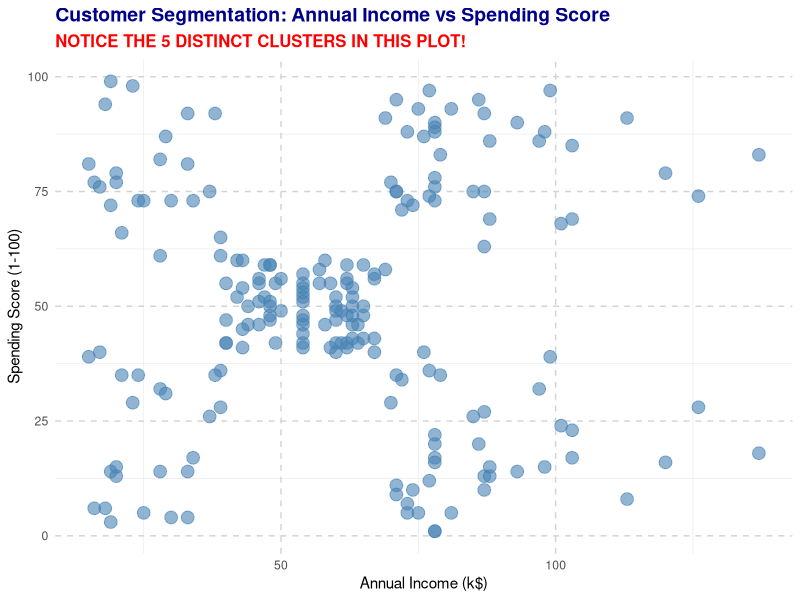
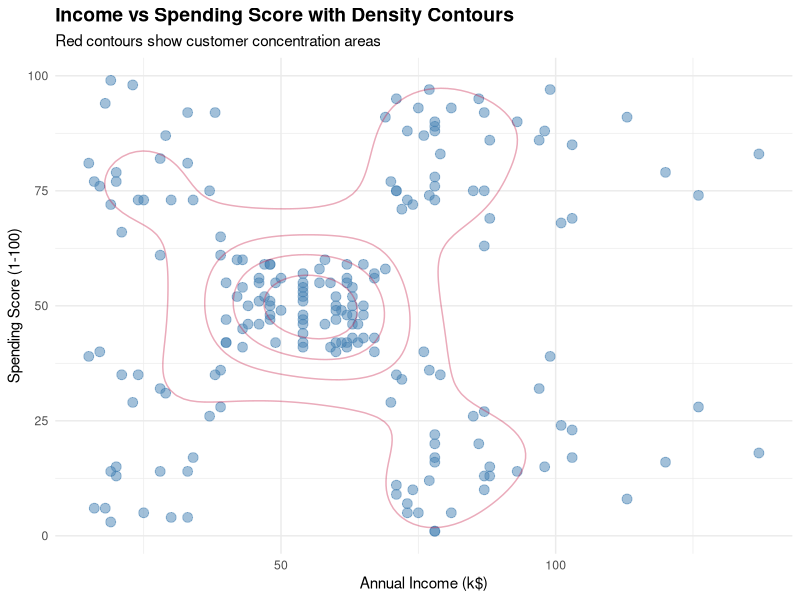
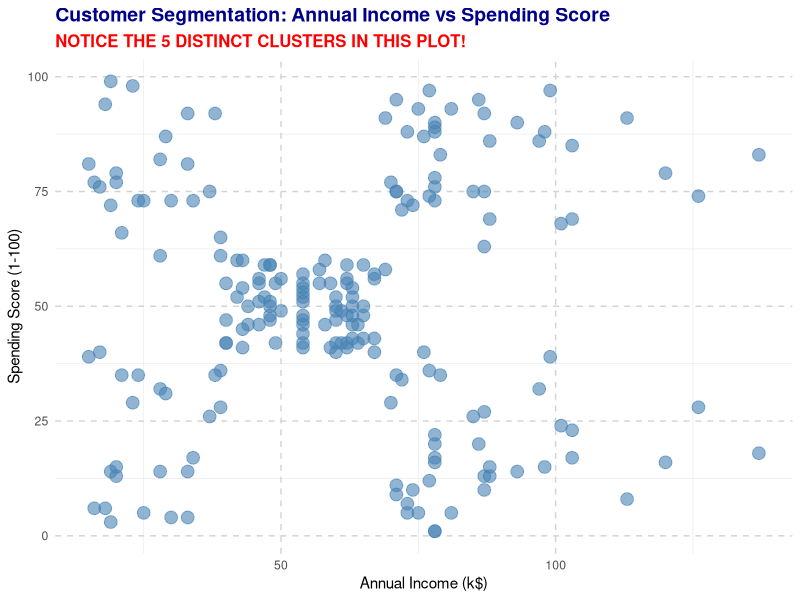
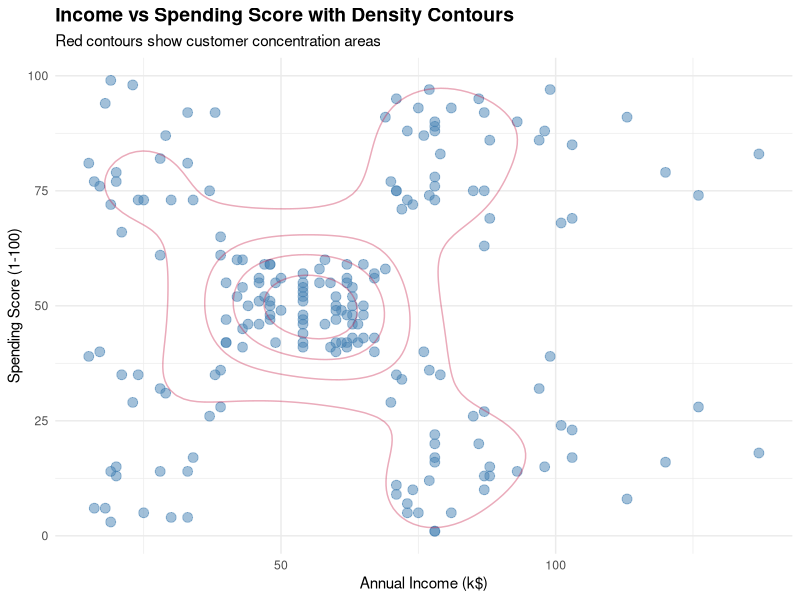

Write the R code that produced these figures, in order.
# ============================================
# TASK 2.6: BIVARIATE ANALYSIS - INCOME vs SPENDING
# THIS IS THE MOST IMPORTANT PLOT!
# ============================================

library(ggplot2)
library(tidyverse)

# Load data
df <- read.csv("data/cleaned/mall_customers_original.csv")

# ========== PLOT 1: SIMPLE SCATTER ==========
p1 <- ggplot(df, aes(x = Annual_Income, y = Spending_Score)) +
  geom_point(size = 4, alpha = 0.6, color = "steelblue") +
  labs(
    title = "Customer Segmentation: Annual Income vs Spending Score",
    x = "Annual Income (k$)",
    y = "Spending Score (1-100)",
    subtitle = "NOTICE THE 5 DISTINCT CLUSTERS IN THIS PLOT!"
  ) +
  theme_minimal() +
  theme(
    plot.title = element_text(face = "bold", size = 14, color = "darkblue"),
    plot.subtitle = element_text(face = "bold", size = 12, color = "red"),
    axis.title = element_text(size = 11),
    panel.grid.major = element_line(color = "lightgray", linetype = "dashed")
  )

print(p1)

# Save
ggsave("eda/plots/08_income_vs_spending_scatter.png", p1, width = 10, height = 7, dpi = 300)
print("✓ Saved: 08_income_vs_spending_scatter.png")

# ========== PLOT 2: WITH DENSITY CONTOURS ==========
p2 <- ggplot(df, aes(x = Annual_Income, y = Spending_Score)) +
  geom_point(size = 3, alpha = 0.5, color = "steelblue") +
  geom_density_2d(color = "red", alpha = 0.3, bins = 5) +
  geom_density_2d(aes(fill = ..level..), alpha = 0.1, bins = 5) +
  scale_fill_gradient(low = "white", high = "red") +
  labs(
    title = "Income vs Spending Score with Density Contours",
    x = "Annual Income (k$)",
    y = "Spending Score (1-100)",
    subtitle = "Red contours show customer concentration areas"
  ) +
  theme_minimal() +
  theme(
    plot.title = element_text(face = "bold", size = 14),
    axis.title = element_text(size = 11),
    legend.position = "none"
  )

print(p2)

# Save
ggsave("eda/plots/09_income_vs_spending_density.png", p2, width = 10, height = 7, dpi = 300)
print("✓ Saved: 09_income_vs_spending_density.png")

# ========== CORRELATION ==========
correlation <- cor(df$Annual_Income, df$Spending_Score)

print("\n========== INCOME vs SPENDING RELATIONSHIP ==========")
print(paste("Correlation coefficient:", round(correlation, 3)))
print("Interpretation: Almost ZERO correlation - Income and Spending are independent!")
print("\nThis is PERFECT for clustering because:")
print("1. Income != Spending Score (not dependent on each other)")
print("2. High income doesn't guarantee high spending (Cluster 1: high income, low spend)")
print("3. Low income doesn't mean low spending (Cluster 4: low income, high spend)")
print("4. This independence creates DISTINCT, SEPARABLE CUSTOMER GROUPS")

# ========== VISUAL IDENTIFICATION OF 5 CLUSTERS ==========
print("\n========== 5 CUSTOMER CLUSTERS VISIBLE IN PLOT ==========")
print("\nCluster 1: High Income (~120k), High Spending (~80)")
print("  -> VIP/Loyal Customers - spend everything they earn")
print("\nCluster 2: High Income (~120k), Low Spending (~20)")
print("  -> Careful/Frugal - have money but don't spend it")
print("\nCluster 3: Medium Income (~60k), Medium Spending (~50)")
print("  -> Average Customers - balanced income & spending")
print("\nCluster 4: Low Income (~30k), High Spending (~80)")
print("  -> Impulsive/Careless - overspending relative to income")
print("\nCluster 5: Low Income (~30k), Low Spending (~30)")
print("  -> Conservative/Sensible - low income, low spending")

print("\n✓ Task 2.6 Complete - KEY PLOT SAVED!")
